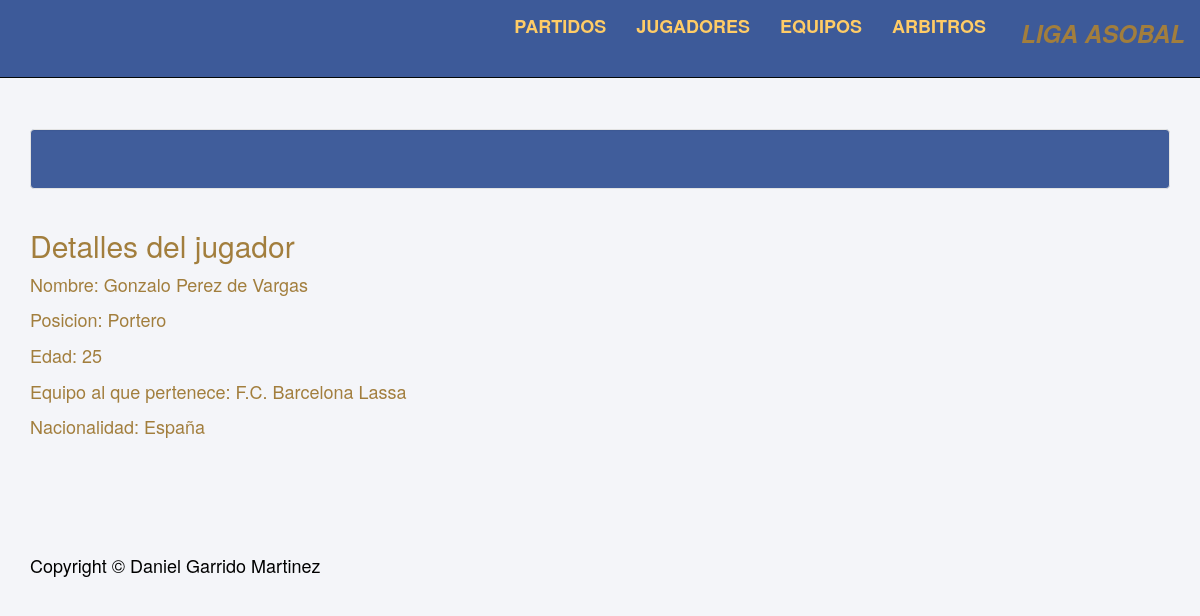
Page /jugador/detalle/1/ on the committed database.
### liga_asobal/models.py (models this page shows, shortened)
class Jugador(models.Model):
	nombre_jugador = models.CharField(max_length=70)
	posicion = models.CharField(max_length=70)
	equipo = models.ForeignKey(Equipo, on_delete=models.CASCADE)
	nacionalidad = models.CharField(max_length=50)
	edad = models.IntegerField()

class Equipo(models.Model):
	nombre_equipo = models.CharField(max_length=70)
	escudo = models.ImageField(upload_to='static/img/')
	partidos_ganados = models.IntegerField()
	partidos_perdidos = models.IntegerField()
	partidos_empatados = models.IntegerField()
	puntos = models.IntegerField()
	def __str__(self):
		return self.nombre_equipo

### liga_asobal/views.py (the view)
# urls.py: url(r'jugador/detalle/(?P<id>[0-9]+)/$', views.detalles_jugadores, name = 'detalles_jugadores'),
def detalles_jugadores(request, id):
	template_name = 'liga_asobal/detalles_jugadores.html'
	if request.method == 'GET':
		jugador = get_object_or_404(Jugador, pk = id)
		contexto = { 'jugador' : jugador }
		if not jugador:
			return redirect(reverse('liga_asobal:lista_jugadores'))
		return render(request, template_name, contexto)

### liga_asobal/templates/liga_asobal/detalles_jugadores.html (shortened to what this page needs)
{%extends 'liga_asobal/base.html'%}
{% block content %}
<h2>Detalles del jugador</h2>
<p>Nombre: {{ jugador.nombre_jugador }}</p>
<p>Posicion: {{ jugador.posicion }}</p>
<p>Edad: {{ jugador.edad }}</p>
<p>Equipo al que pertenece: {{ jugador.equipo }}</p>
<p>Nacionalidad: {{ jugador.nacionalidad }}</p>
{% endblock content %}

### rows in the picture
Jugador: nombre_jugador "Gonzalo Perez de Vargas", posicion "Portero", edad "25", equipo "F.C. Barcelona Lassa", nacionalidad "España"
